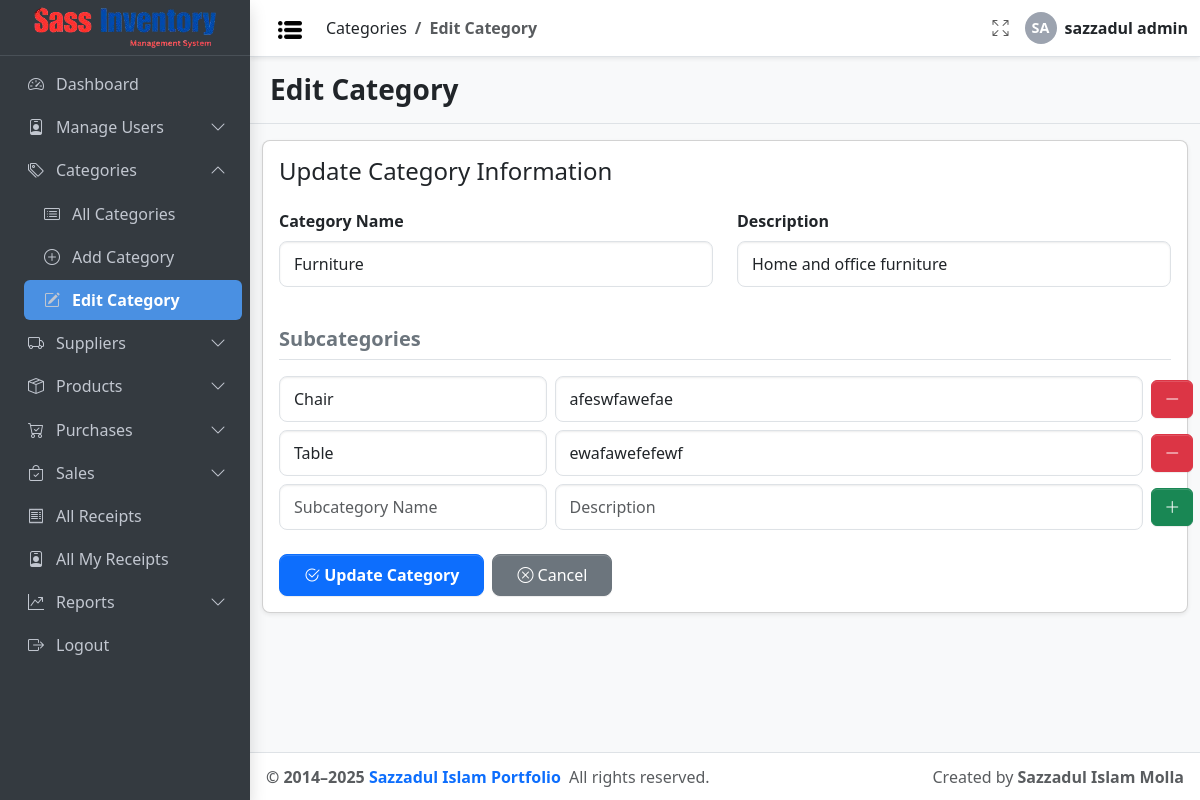
The app's page /category/edit.php?id=4 (signed in) with its own data.
### tables this page shows
CREATE TABLE `category` (
  `id` int(11) NOT NULL,
  `name` varchar(100) NOT NULL,
  `parent_id` int(11) DEFAULT NULL,
  `description` text DEFAULT NULL COMMENT 'Optional description',
  `created_at` timestamp NOT NULL DEFAULT current_timestamp(),
  `updated_at` timestamp NOT NULL DEFAULT current_timestamp() COMMENT 'Auto-update on record change'
);

### config/db_config.php (called while the page is built, shortened)
<?php
$Project_URL = "http://localhost/Sass_Inventory_Management/";

### category/edit.php (the view, shortened to what this page needs)
<?php
include_once __DIR__ . '/../config/auth_guard.php';
?>
<!doctype html>
<html lang="en">
<head>
  <link rel="stylesheet"
    href="https://cdn.jsdelivr.net/npm/@fontsource/source-sans-3@5.0.12/index.css"
    media="print" onload="this.media='all'" />
  <link rel="stylesheet"
    href="https://cdn.jsdelivr.net/npm/bootstrap-icons@1.13.1/font/bootstrap-icons.min.css" />
  <link rel="stylesheet" href="<?= $Project_URL ?>/css/adminlte.css" />
</head>
<?php
$conn = connectDB();
$categoryId = intval($_GET['id']);
$stmt = $conn->prepare("SELECT * FROM category WHERE id = ?");
$stmt->bind_param("i", $categoryId);
$stmt->execute();
$result = $stmt->get_result();
$category = $result->fetch_assoc();
$subCategories = [];
if ($category['parent_id'] === null) {
  $stmtSub = $conn->prepare("SELECT * FROM category WHERE parent_id = ? ORDER BY id ASC");
  $stmtSub->bind_param("i", $categoryId);
  $stmtSub->execute();
  $subCategories = $stmtSub->get_result()->fetch_all(MYSQLI_ASSOC);
}
?>
<body class="layout-fixed sidebar-expand-lg bg-body-tertiary">
  <div class="app-wrapper">
    <?php include_once '../Inc/Navbar.php'; ?>
    <?php include_once '../Inc/Sidebar.php'; ?>
    <main class="app-main">
      <div class="app-content-header py-3 border-bottom">
        <div class="container-fluid d-flex justify-content-between align-items-center flex-wrap">
          <h3 class="mb-0" style="font-weight: 800;">Edit Category</h3>
        </div>
      </div>
      <div class="app-content-body mt-3">
        <div class="container-fluid">
          <div class="card shadow-sm rounded-3">
            <div class="card-body">
              <h4 class="mb-4">Update Category Information</h4>
              <form method="POST" action="">
                <div class="row">
                  <div class="col-md-6 mb-3">
                    <label for="name" class="form-label">Category Name</label>
                    <input type="text" class="form-control" id="name" name="name" required
                      value="<?= htmlspecialchars($category['name']) ?>">
                  </div>
                  <div class="col-md-6 mb-3">
                    <label for="description" class="form-label">Description</label>
                    <input type="text" class="form-control" id="description" name="description"
                      value="<?= htmlspecialchars($category['description']) ?>">
                  </div>
                </div>
                <?php if ($category['parent_id'] === null): ?>
                  <div class="mt-4">
                    <h5 class="mb-3 fw-bold text-secondary border-bottom pb-2">Subcategories</h5>
                    <div id="subcategories-wrapper" class="d-flex flex-column gap-2">
                      <?php foreach ($subCategories as $sub): ?>
                        <div class="d-flex align-items-center gap-2 subcategory-row">
                          <input type="text" name="subcategories[<?= $sub['id'] ?>][name]" class="form-control" style="flex:0 0 30%" placeholder="Subcategory Name" value="<?= htmlspecialchars($sub['name']) ?>">
                          <input type="text" name="subcategories[<?= $sub['id'] ?>][description]" class="form-control" style="flex:0 0 66%" placeholder="Description" value="<?= htmlspecialchars($sub['description']) ?>">
                          <button type="button" class="btn btn-danger btn-remove-subcategory flex-shrink-0"><i class="bi bi-dash-lg"></i></button>
                        </div>
                      <?php endforeach; ?>
                      <div class="d-flex align-items-center gap-2 subcategory-row" data-new-row="1">
                        <input type="text" name="subcategories[new_0][name]" class="form-control" style="flex:0 0 30%" placeholder="Subcategory Name">
                        <input type="text" name="subcategories[new_0][description]" class="form-control" style="flex:0 0 66%" placeholder="Description">
                        <button type="button" class="btn btn-success btn-add-subcategory flex-shrink-0"><i class="bi bi-plus-lg"></i></button>
                      </div>
                    </div>
                  </div>
                <?php else: ?>
                  <div class="alert alert-info mt-3">
                    This is a subcategory. Subcategories cannot have their own subcategories.
                  </div>
                <?php endif; ?>
                <div class="mt-4 d-flex gap-2">
                  <button type="submit" class="btn btn-primary px-4 py-2"><i class="bi bi-check2-circle"></i> Update Category</button>
                  <a href="index.php" class="btn btn-secondary px-4 py-2"><i class="bi bi-x-circle"></i> Cancel</a>
                </div>
              </form>
            </div>
          </div>
        </div>
      </div>
    </main>
    <?php include_once '../Inc/Footer.php'; ?>
  </div>
</body>
</html>

### category/edit.php (style rules this page uses)
.form-label { font-weight: 600; }
.form-control, .form-select { padding: 10px 14px; border-radius: 8px; }
.btn-primary { border-radius: 8px; font-weight: 600; }
.btn-secondary { border-radius: 8px; }

### records on screen
category: name "Furniture", description "Home and office furniture"
category: name "Chair", description "afeswfawefae"
category: name "Table", description "ewafawefefewf"

### other values on screen
$parentTitle "Categories"
$childTitle "Edit Category"
$initials "SA"
$_SESSION['username'] "sazzadul admin"
$menu['title'] "Dashboard"
$menu['title'] "Manage Users"
$menu['title'] "Categories"
$sub['title'] "All Categories"
$sub['title'] "Add Category"
$sub['title'] "Edit Category"
$menu['title'] "Suppliers"
$menu['title'] "Products"
$menu['title'] "Purchases"
$menu['title'] "Sales"
$menu['title'] "All Receipts"
